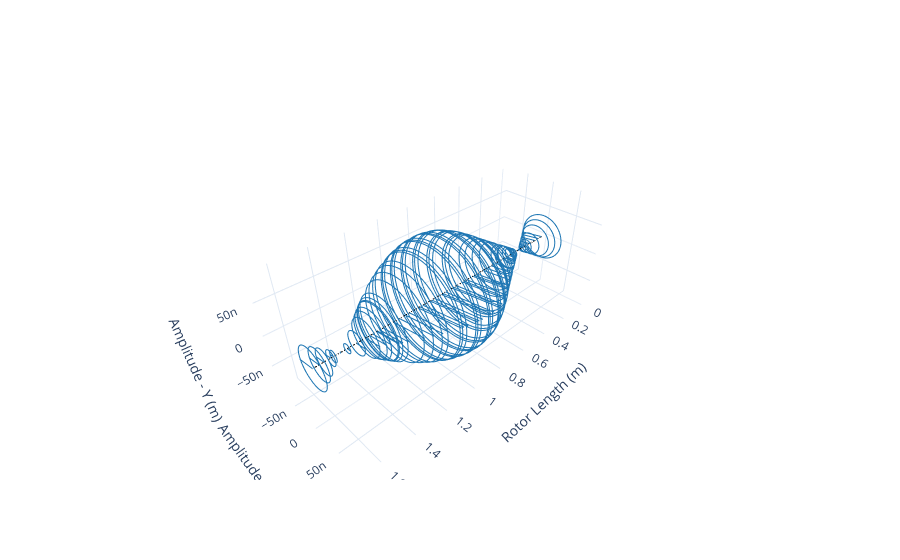

This figure's notebook cell:
### Markdown cell above
#### Ploting orbit response for all nodes

### Code cell
response3.plot_3d()

### Figure 1 — Plotly figure (JSON) as saved in the notebook; plotly's stock layout.template omitted (floating-point values rounded to 4 significant figures; data arrays with more than 128 entries replaced by an {"elided": "..."} marker saying what was removed)
{"data": [{"hovertemplate": "Nodal Position (m): %{x:.2f}<br>X - Amplitude (m): %{y:.2e}<br>Y - Amplitude (m): %{z:.2e}", "legendgroup": "mean", "line": {"color": "#1f77b4"}, "mode": "lines", "name": "Mean", "showlegend": false, "type": "scatter3d", "x": {"elided": "1001 int values"}, "y": {"elided": "1001 float values"}, "z": {"elided": "1001 float values"}}, {"hovertemplate": "Nodal Position (m): %{x:.2f}<br>X - Amplitude (m): %{y:.2e}<br>Y - Amplitude (m): %{z:.2e}", "legendgroup": "mean", "line": {"color": "#1f77b4"}, "mode": "lines", "name": "Mean", "showlegend": false, "type": "scatter3d", "x": {"elided": "1001 float values"}, "y": {"elided": "1001 float values"}, "z": {"elided": "1001 float values"}}, {"hovertemplate": "Nodal Position (m): %{x:.2f}<br>X - Amplitude (m): %{y:.2e}<br>Y - Amplitude (m): %{z:.2e}", "legendgroup": "mean", "line": {"color": "#1f77b4"}, "mode": "lines", "name": "Mean", "showlegend": false, "type": "scatter3d", "x": {"elided": "1001 float values"}, "y": {"elided": "1001 float values"}, "z": {"elided": "1001 float values"}}, {"hovertemplate": "Nodal Position (m): %{x:.2f}<br>X - Amplitude (m): %{y:.2e}<br>Y - Amplitude (m): %{z:.2e}", "legendgroup": "mean", "line": {"color": "#1f77b4"}, "mode": "lines", "name": "Mean", "showlegend": false, "type": "scatter3d", "x": {"elided": "1001 float values"}, "y": {"elided": "1001 float values"}, "z": {"elided": "1001 float values"}}, {"hovertemplate": "Nodal Position (m): %{x:.2f}<br>X - Amplitude (m): %{y:.2e}<br>Y - Amplitude (m): %{z:.2e}", "legendgroup": "mean", "line": {"color": "#1f77b4"}, "mode": "lines", "name": "Mean", "showlegend": false, "type": "scatter3d", "x": {"elided": "1001 float values"}, "y": {"elided": "1001 float values"}, "z": {"elided": "1001 float values"}}, {"hovertemplate": "Nodal Position (m): %{x:.2f}<br>X - Amplitude (m): %{y:.2e}<br>Y - Amplitude (m): %{z:.2e}", "legendgroup": "mean", "line": {"color": "#1f77b4"}, "mode": "lines", "name": "Mean", "showlegend": false, "type": "scatter3d", "x": {"elided": "1001 float values"}, "y": {"elided": "1001 float values"}, "z": {"elided": "1001 float values"}}, {"hovertemplate": "Nodal Position (m): %{x:.2f}<br>X - Amplitude (m): %{y:.2e}<br>Y - Amplitude (m): %{z:.2e}", "legendgroup": "mean", "line": {"color": "#1f77b4"}, "mode": "lines", "name": "Mean", "showlegend": false, "type": "scatter3d", "x": {"elided": "1001 float values"}, "y": {"elided": "1001 float values"}, "z": {"elided": "1001 float values"}}, {"hovertemplate": "Nodal Position (m): %{x:.2f}<br>X - Amplitude (m): %{y:.2e}<br>Y - Amplitude (m): %{z:.2e}", "legendgroup": "mean", "line": {"color": "#1f77b4"}, "mode": "lines", "name": "Mean", "showlegend": false, "type": "scatter3d", "x": {"elided": "1001 float values"}, "y": {"elided": "1001 float values"}, "z": {"elided": "1001 float values"}}, {"hovertemplate": "Nodal Position (m): %{x:.2f}<br>X - Amplitude (m): %{y:.2e}<br>Y - Amplitude (m): %{z:.2e}", "legendgroup": "mean", "line": {"color": "#1f77b4"}, "mode": "lines", "name": "Mean", "showlegend": false, "type": "scatter3d", "x": {"elided": "1001 float values"}, "y": {"elided": "1001 float values"}, "z": {"elided": "1001 float values"}}, {"hovertemplate": "Nodal Position (m): %{x:.2f}<br>X - Amplitude (m): %{y:.2e}<br>Y - Amplitude (m): %{z:.2e}", "legendgroup": "mean", "line": {"color": "#1f77b4"}, "mode": "lines", "name": "Mean", "showlegend": false, "type": "scatter3d", "x": {"elided": "1001 float values"}, "y": {"elided": "1001 float values"}, "z": {"elided": "1001 float values"}}, {"hovertemplate": "Nodal Position (m): %{x:.2f}<br>X - Amplitude (m): %{y:.2e}<br>Y - Amplitude (m): %{z:.2e}", "legendgroup": "mean", "line": {"color": "#1f77b4"}, "mode": "lines", "name": "Mean", "showlegend": false, "type": "scatter3d", "x": {"elided": "1001 float values"}, "y": {"elided": "1001 float values"}, "z": {"elided": "1001 float values"}}, {"hovertemplate": "Nodal Position (m): %{x:.2f}<br>X - Amplitude (m): %{y:.2e}<br>Y - Amplitude (m): %{z:.2e}", "legendgroup": "mean", "line": {"color": "#1f77b4"}, "mode": "lines", "name": "Mean", "showlegend": false, "type": "scatter3d", "x": {"elided": "1001 float values"}, "y": {"elided": "1001 float values"}, "z": {"elided": "1001 float values"}}, {"hovertemplate": "Nodal Position (m): %{x:.2f}<br>X - Amplitude (m): %{y:.2e}<br>Y - Amplitude (m): %{z:.2e}", "legendgroup": "mean", "line": {"color": "#1f77b4"}, "mode": "lines", "name": "Mean", "showlegend": false, "type": "scatter3d", "x": {"elided": "1001 float values"}, "y": {"elided": "1001 float values"}, "z": {"elided": "1001 float values"}}, {"hovertemplate": "Nodal Position (m): %{x:.2f}<br>X - Amplitude (m): %{y:.2e}<br>Y - Amplitude (m): %{z:.2e}", "legendgroup": "mean", "line": {"color": "#1f77b4"}, "mode": "lines", "name": "Mean", "showlegend": false, "type": "scatter3d", "x": {"elided": "1001 float values"}, "y": {"elided": "1001 float values"}, "z": {"elided": "1001 float values"}}, {"hovertemplate": "Nodal Position (m): %{x:.2f}<br>X - Amplitude (m): %{y:.2e}<br>Y - Amplitude (m): %{z:.2e}", "legendgroup": "mean", "line": {"color": "#1f77b4"}, "mode": "lines", "name": "Mean", "showlegend": false, "type": "scatter3d", "x": {"elided": "1001 float values"}, "y": {"elided": "1001 float values"}, "z": {"elided": "1001 float values"}}, {"hovertemplate": "Nodal Position (m): %{x:.2f}<br>X - Amplitude (m): %{y:.2e}<br>Y - Amplitude (m): %{z:.2e}", "legendgroup": "mean", "line": {"color": "#1f77b4"}, "mode": "lines", "name": "Mean", "showlegend": false, "type": "scatter3d", "x": {"elided": "1001 float values"}, "y": {"elided": "1001 float values"}, "z": {"elided": "1001 float values"}}, {"hovertemplate": "Nodal Position (m): %{x:.2f}<br>X - Amplitude (m): %{y:.2e}<br>Y - Amplitude (m): %{z:.2e}", "legendgroup": "mean", "line": {"color": "#1f77b4"}, "mode": "lines", "name": "Mean", "showlegend": false, "type": "scatter3d", "x": {"elided": "1001 float values"}, "y": {"elided": "1001 float values"}, "z": {"elided": "1001 float values"}}, {"hovertemplate": "Nodal Position (m): %{x:.2f}<br>X - Amplitude (m): %{y:.2e}<br>Y - Amplitude (m): %{z:.2e}", "legendgroup": "mean", "line": {"color": "#1f77b4"}, "mode": "lines", "name": "Mean", "showlegend": false, "type": "scatter3d", "x": {"elided": "1001 float values"}, "y": {"elided": "1001 float values"}, "z": {"elided": "1001 float values"}}, {"hovertemplate": "Nodal Position (m): %{x:.2f}<br>X - Amplitude (m): %{y:.2e}<br>Y - Amplitude (m): %{z:.2e}", "legendgroup": "mean", "line": {"color": "#1f77b4"}, "mode": "lines", "name": "Mean", "showlegend": false, "type": "scatter3d", "x": {"elided": "1001 float values"}, "y": {"elided": "1001 float values"}, "z": {"elided": "1001 float values"}}, {"hovertemplate": "Nodal Position (m): %{x:.2f}<br>X - Amplitude (m): %{y:.2e}<br>Y - Amplitude (m): %{z:.2e}", "legendgroup": "mean", "line": {"color": "#1f77b4"}, "mode": "lines", "name": "Mean", "showlegend": false, "type": "scatter3d", "x": {"elided": "1001 float values"}, "y": {"elided": "1001 float values"}, "z": {"elided": "1001 float values"}}, {"hovertemplate": "Nodal Position (m): %{x:.2f}<br>X - Amplitude (m): %{y:.2e}<br>Y - Amplitude (m): %{z:.2e}", "legendgroup": "mean", "line": {"color": "#1f77b4"}, "mode": "lines", "name": "Mean", "showlegend": false, "type": "scatter3d", "x": {"elided": "1001 float values"}, "y": {"elided": "1001 float values"}, "z": {"elided": "1001 float values"}}, {"hovertemplate": "Nodal Position (m): %{x:.2f}<br>X - Amplitude (m): %{y:.2e}<br>Y - Amplitude (m): %{z:.2e}", "legendgroup": "mean", "line": {"color": "#1f77b4"}, "mode": "lines", "name": "Mean", "showlegend": false, "type": "scatter3d", "x": {"elided": "1001 float values"}, "y": {"elided": "1001 float values"}, "z": {"elided": "1001 float values"}}, {"hovertemplate": "Nodal Position (m): %{x:.2f}<br>X - Amplitude (m): %{y:.2e}<br>Y - Amplitude (m): %{z:.2e}", "legendgroup": "mean", "line": {"color": "#1f77b4"}, "mode": "lines", "name": "Mean", "showlegend": false, "type": "scatter3d", "x": {"elided": "1001 float values"}, "y": {"elided": "1001 float values"}, "z": {"elided": "1001 float values"}}, {"hovertemplate": "Nodal Position (m): %{x:.2f}<br>X - Amplitude (m): %{y:.2e}<br>Y - Amplitude (m): %{z:.2e}", "legendgroup": "mean", "line": {"color": "#1f77b4"}, "mode": "lines", "name": "Mean", "showlegend": false, "type": "scatter3d", "x": {"elided": "1001 float values"}, "y": {"elided": "1001 float values"}, "z": {"elided": "1001 float values"}}, {"hovertemplate": "Nodal Position (m): %{x:.2f}<br>X - Amplitude (m): %{y:.2e}<br>Y - Amplitude (m): %{z:.2e}", "legendgroup": "mean", "line": {"color": "#1f77b4"}, "mode": "lines", "name": "Mean", "showlegend": false, "type": "scatter3d", "x": {"elided": "1001 float values"}, "y": {"elided": "1001 float values"}, "z": {"elided": "1001 float values"}}, {"hovertemplate": "Nodal Position (m): %{x:.2f}<br>X - Amplitude (m): %{y:.2e}<br>Y - Amplitude (m): %{z:.2e}", "legendgroup": "mean", "line": {"color": "#1f77b4"}, "mode": "lines", "name": "Mean", "showlegend": false, "type": "scatter3d", "x": {"elided": "1001 float values"}, "y": {"elided": "1001 float values"}, "z": {"elided": "1001 float values"}}, {"hovertemplate": "Nodal Position (m): %{x:.2f}<br>X - Amplitude (m): %{y:.2e}<br>Y - Amplitude (m): %{z:.2e}", "legendgroup": "mean", "line": {"color": "#1f77b4"}, "mode": "lines", "name": "Mean", "showlegend": false, "type": "scatter3d", "x": {"elided": "1001 float values"}, "y": {"elided": "1001 float values"}, "z": {"elided": "1001 float values"}}, {"hovertemplate": "Nodal Position (m): %{x:.2f}<br>X - Amplitude (m): %{y:.2e}<br>Y - Amplitude (m): %{z:.2e}", "legendgroup": "mean", "line": {"color": "#1f77b4"}, "mode": "lines", "name": "Mean", "showlegend": false, "type": "scatter3d", "x": {"elided": "1001 float values"}, "y": {"elided": "1001 float values"}, "z": {"elided": "1001 float values"}}, {"hovertemplate": "Nodal Position (m): %{x:.2f}<br>X - Amplitude (m): %{y:.2e}<br>Y - Amplitude (m): %{z:.2e}", "legendgroup": "mean", "line": {"color": "#1f77b4"}, "mode": "lines", "name": "Mean", "showlegend": false, "type": "scatter3d", "x": {"elided": "1001 float values"}, "y": {"elided": "1001 float values"}, "z": {"elided": "1001 float values"}}, {"hovertemplate": "Nodal Position (m): %{x:.2f}<br>X - Amplitude (m): %{y:.2e}<br>Y - Amplitude (m): %{z:.2e}", "legendgroup": "mean", "line": {"color": "#1f77b4"}, "mode": "lines", "name": "Mean", "showlegend": false, "type": "scatter3d", "x": {"elided": "1001 float values"}, "y": {"elided": "1001 float values"}, "z": {"elided": "1001 float values"}}, {"hovertemplate": "Nodal Position (m): %{x:.2f}<br>X - Amplitude (m): %{y:.2e}<br>Y - Amplitude (m): %{z:.2e}", "legendgroup": "mean", "line": {"color": "#1f77b4"}, "mode": "lines", "name": "Mean", "showlegend": false, "type": "scatter3d", "x": {"elided": "1001 float values"}, "y": {"elided": "1001 float values"}, "z": {"elided": "1001 float values"}}, {"hovertemplate": "Nodal Position (m): %{x:.2f}<br>X - Amplitude (m): %{y:.2e}<br>Y - Amplitude (m): %{z:.2e}", "legendgroup": "mean", "line": {"color": "#1f77b4"}, "mode": "lines", "name": "Mean", "showlegend": false, "type": "scatter3d", "x": {"elided": "1001 float values"}, "y": {"elided": "1001 float values"}, "z": {"elided": "1001 float values"}}, {"hovertemplate": "Nodal Position (m): %{x:.2f}<br>X - Amplitude (m): %{y:.2e}<br>Y - Amplitude (m): %{z:.2e}", "legendgroup": "mean", "line": {"color": "#1f77b4"}, "mode": "lines", "name": "Mean", "showlegend": false, "type": "scatter3d", "x": {"elided": "1001 float values"}, "y": {"elided": "1001 float values"}, "z": {"elided": "1001 float values"}}, {"hovertemplate": "Nodal Position (m): %{x:.2f}<br>X - Amplitude (m): %{y:.2e}<br>Y - Amplitude (m): %{z:.2e}", "legendgroup": "mean", "line": {"color": "#1f77b4"}, "mode": "lines", "name": "Mean", "showlegend": false, "type": "scatter3d", "x": {"elided": "1001 float values"}, "y": {"elided": "1001 float values"}, "z": {"elided": "1001 float values"}}, {"hovertemplate": "Nodal Position (m): %{x:.2f}<br>X - Amplitude (m): %{y:.2e}<br>Y - Amplitude (m): %{z:.2e}", "legendgroup": "mean", "line": {"color": "#1f77b4"}, "mode": "lines", "name": "Mean", "showlegend": false, "type": "scatter3d", "x": {"elided": "1001 float values"}, "y": {"elided": "1001 float values"}, "z": {"elided": "1001 float values"}}, {"hovertemplate": "Nodal Position (m): %{x:.2f}<br>X - Amplitude (m): %{y:.2e}<br>Y - Amplitude (m): %{z:.2e}", "legendgroup": "mean", "line": {"color": "#1f77b4"}, "mode": "lines", "name": "Mean", "showlegend": false, "type": "scatter3d", "x": {"elided": "1001 float values"}, "y": {"elided": "1001 float values"}, "z": {"elided": "1001 float values"}}, {"hovertemplate": "Nodal Position (m): %{x:.2f}<br>X - Amplitude (m): %{y:.2e}<br>Y - Amplitude (m): %{z:.2e}", "legendgroup": "mean", "line": {"color": "#1f77b4"}, "mode": "lines", "name": "Mean", "showlegend": false, "type": "scatter3d", "x": {"elided": "1001 float values"}, "y": {"elided": "1001 float values"}, "z": {"elided": "1001 float values"}}, {"hovertemplate": "Nodal Position (m): %{x:.2f}<br>X - Amplitude (m): %{y:.2e}<br>Y - Amplitude (m): %{z:.2e}", "legendgroup": "mean", "line": {"color": "#1f77b4"}, "mode": "lines", "name": "Mean", "showlegend": false, "type": "scatter3d", "x": {"elided": "1001 float values"}, "y": {"elided": "1001 float values"}, "z": {"elided": "1001 float values"}}, {"hovertemplate": "Nodal Position (m): %{x:.2f}<br>X - Amplitude (m): %{y:.2e}<br>Y - Amplitude (m): %{z:.2e}", "legendgroup": "mean", "line": {"color": "#1f77b4"}, "mode": "lines", "name": "Mean", "showlegend": false, "type": "scatter3d", "x": {"elided": "1001 float values"}, "y": {"elided": "1001 float values"}, "z": {"elided": "1001 float values"}}, {"hovertemplate": "Nodal Position (m): %{x:.2f}<br>X - Amplitude (m): %{y:.2e}<br>Y - Amplitude (m): %{z:.2e}", "legendgroup": "mean", "line": {"color": "#1f77b4"}, "mode": "lines", "name": "Mean", "showlegend": false, "type": "scatter3d", "x": {"elided": "1001 float values"}, "y": {"elided": "1001 float values"}, "z": {"elided": "1001 float values"}}, {"hovertemplate": "Nodal Position (m): %{x:.2f}<br>X - Amplitude (m): %{y:.2e}<br>Y - Amplitude (m): %{z:.2e}", "legendgroup": "mean", "line": {"color": "#1f77b4"}, "mode": "lines", "name": "Mean", "showlegend": false, "type": "scatter3d", "x": {"elided": "1001 float values"}, "y": {"elided": "1001 float values"}, "z": {"elided": "1001 float values"}}, {"hovertemplate": "Nodal Position (m): %{x:.2f}<br>X - Amplitude (m): %{y:.2e}<br>Y - Amplitude (m): %{z:.2e}", "legendgroup": "mean", "line": {"color": "#1f77b4"}, "mode": "lines", "name": "Mean", "showlegend": false, "type": "scatter3d", "x": {"elided": "1001 float values"}, "y": {"elided": "1001 float values"}, "z": {"elided": "1001 float values"}}, {"hovertemplate": "Nodal Position (m): %{x:.2f}<br>X - Amplitude (m): %{y:.2e}<br>Y - Amplitude (m): %{z:.2e}", "legendgroup": "mean", "line": {"color": "#1f77b4"}, "mode": "lines", "name": "Mean", "showlegend": false, "type": "scatter3d", "x": {"elided": "1001 float values"}, "y": {"elided": "1001 float values"}, "z": {"elided": "1001 float values"}}, {"hovertemplate": "Nodal Position (m): %{x:.2f}<br>X - Amplitude (m): %{y:.2e}<br>Y - Amplitude (m): %{z:.2e}", "legendgroup": "mean", "line": {"color": "#1f77b4"}, "mode": "lines", "name": "Mean", "showlegend": false, "type": "scatter3d", "x": {"elided": "1001 float values"}, "y": {"elided": "1001 float values"}, "z": {"elided": "1001 float values"}}, {"hovertemplate": "Nodal Position (m): %{x:.2f}<br>X - Amplitude (m): %{y:.2e}<br>Y - Amplitude (m): %{z:.2e}", "legendgroup": "mean", "line": {"color": "#1f77b4"}, "mode": "lines", "name": "Mean", "showlegend": false, "type": "scatter3d", "x": {"elided": "1001 float values"}, "y": {"elided": "1001 float values"}, "z": {"elided": "1001 float values"}}, {"hovertemplate": "Nodal Position (m): %{x:.2f}<br>X - Amplitude (m): %{y:.2e}<br>Y - Amplitude (m): %{z:.2e}", "legendgroup": "mean", "line": {"color": "#1f77b4"}, "mode": "lines", "name": "Mean", "showlegend": false, "type": "scatter3d", "x": {"elided": "1001 float values"}, "y": {"elided": "1001 float values"}, "z": {"elided": "1001 float values"}}, {"hovertemplate": "Nodal Position (m): %{x:.2f}<br>X - Amplitude (m): %{y:.2e}<br>Y - Amplitude (m): %{z:.2e}", "legendgroup": "mean", "line": {"color": "#1f77b4"}, "mode": "lines", "name": "Mean", "showlegend": false, "type": "scatter3d", "x": {"elided": "1001 float values"}, "y": {"elided": "1001 float values"}, "z": {"elided": "1001 float values"}}, {"hovertemplate": "Nodal Position (m): %{x:.2f}<br>X - Amplitude (m): %{y:.2e}<br>Y - Amplitude (m): %{z:.2e}", "legendgroup": "mean", "line": {"color": "#1f77b4"}, "mode": "lines", "name": "Mean", "showlegend": false, "type": "scatter3d", "x": {"elided": "1001 float values"}, "y": {"elided": "1001 float values"}, "z": {"elided": "1001 float values"}}, {"hovertemplate": "Nodal Position (m): %{x:.2f}<br>X - Amplitude (m): %{y:.2e}<br>Y - Amplitude (m): %{z:.2e}", "legendgroup": "mean", "line": {"color": "#1f77b4"}, "mode": "lines", "name": "Mean", "showlegend": false, "type": "scatter3d", "x": {"elided": "1001 float values"}, "y": {"elided": "1001 float values"}, "z": {"elided": "1001 float values"}}, {"hovertemplate": "Nodal Position (m): %{x:.2f}<br>X - Amplitude (m): %{y:.2e}<br>Y - Amplitude (m): %{z:.2e}", "legendgroup": "mean", "line": {"color": "#1f77b4"}, "mode": "lines", "name": "Mean", "showlegend": false, "type": "scatter3d", "x": {"elided": "1001 float values"}, "y": {"elided": "1001 float values"}, "z": {"elided": "1001 float values"}}, {"hovertemplate": "Nodal Position (m): %{x:.2f}<br>X - Amplitude (m): %{y:.2e}<br>Y - Amplitude (m): %{z:.2e}", "legendgroup": "mean", "line": {"color": "#1f77b4"}, "mode": "lines", "name": "Mean", "showlegend": false, "type": "scatter3d", "x": {"elided": "1001 float values"}, "y": {"elided": "1001 float values"}, "z": {"elided": "1001 float values"}}, {"hovertemplate": "Nodal Position (m): %{x:.2f}<br>X - Amplitude (m): %{y:.2e}<br>Y - Amplitude (m): %{z:.2e}", "legendgroup": "mean", "line": {"color": "#1f77b4"}, "mode": "lines", "name": "Mean", "showlegend": false, "type": "scatter3d", "x": {"elided": "1001 float values"}, "y": {"elided": "1001 float values"}, "z": {"elided": "1001 float values"}}, {"hovertemplate": "Nodal Position (m): %{x:.2f}<br>X - Amplitude (m): %{y:.2e}<br>Y - Amplitude (m): %{z:.2e}", "legendgroup": "mean", "line": {"color": "#1f77b4"}, "mode": "lines", "name": "Mean", "showlegend": false, "type": "scatter3d", "x": {"elided": "1001 float values"}, "y": {"elided": "1001 float values"}, "z": {"elided": "1001 float values"}}, {"hovertemplate": "Nodal Position (m): %{x:.2f}<br>X - Amplitude (m): %{y:.2e}<br>Y - Amplitude (m): %{z:.2e}", "legendgroup": "mean", "line": {"color": "#1f77b4"}, "mode": "lines", "name": "Mean", "showlegend": false, "type": "scatter3d", "x": {"elided": "1001 float values"}, "y": {"elided": "1001 float values"}, "z": {"elided": "1001 float values"}}, {"hovertemplate": "Nodal Position (m): %{x:.2f}<br>X - Amplitude (m): %{y:.2e}<br>Y - Amplitude (m): %{z:.2e}", "legendgroup": "mean", "line": {"color": "#1f77b4"}, "mode": "lines", "name": "Mean", "showlegend": false, "type": "scatter3d", "x": {"elided": "1001 float values"}, "y": {"elided": "1001 float values"}, "z": {"elided": "1001 float values"}}, {"hovertemplate": "Nodal Position (m): %{x:.2f}<br>X - Amplitude (m): %{y:.2e}<br>Y - Amplitude (m): %{z:.2e}", "legendgroup": "mean", "line": {"color": "#1f77b4"}, "mode": "lines", "name": "Mean", "showlegend": false, "type": "scatter3d", "x": {"elided": "1001 float values"}, "y": {"elided": "1001 float values"}, "z": {"elided": "1001 float values"}}, {"line": {"color": "black", "dash": "dashdot"}, "mode": "lines", "showlegend": false, "type": "scatter3d", "x": [0, 0.0355, 0.0715, 0.1255, 0.1685, 0.185, 0.199, 0.2355, 0.2865, 0.3115, 0.3275, 0.3517, 0.3562, 0.3688, 0.3888, 0.4515, 0.4895, 0.5275, 0.5575, 0.6105, 0.63, 0.6435, 0.693, 0.7126, 0.725, 0.774, 0.7937, 0.806, 0.8555, 0.8753, 0.887, 0.9365, 0.9565, 0.9685, 1.018, 1.038, 1.051, 1.108, 1.134, 1.172, 1.21, 1.272, 1.292, 1.305, 1.309, 1.333, 1.349, 1.375, 1.425, 1.476, 1.512, 1.549, 1.562, 1.597, 1.621, 1.653], "y": [0, 0, 0, 0, 0, 0, 0, 0, 0, 0, 0, 0, 0, 0, 0, 0, 0, 0, 0, 0, 0, 0, 0, 0, 0, 0, 0, 0, 0, 0, 0, 0, 0, 0, 0, 0, 0, 0, 0, 0, 0, 0, 0, 0, 0, 0, 0, 0, 0, 0, 0, 0, 0, 0, 0, 0], "z": [0, 0, 0, 0, 0, 0, 0, 0, 0, 0, 0, 0, 0, 0, 0, 0, 0, 0, 0, 0, 0, 0, 0, 0, 0, 0, 0, 0, 0, 0, 0, 0, 0, 0, 0, 0, 0, 0, 0, 0, 0, 0, 0, 0, 0, 0, 0, 0, 0, 0, 0, 0, 0, 0, 0, 0]}], "layout": {"scene": {"aspectmode": "manual", "aspectratio": {"x": 2.5, "y": 1, "z": 1}, "xaxis": {"title": {"text": "Rotor Length (m)"}}, "yaxis": {"title": {"text": "Amplitude - X (m)"}}, "zaxis": {"title": {"text": "Amplitude - Y (m)"}}}}}
